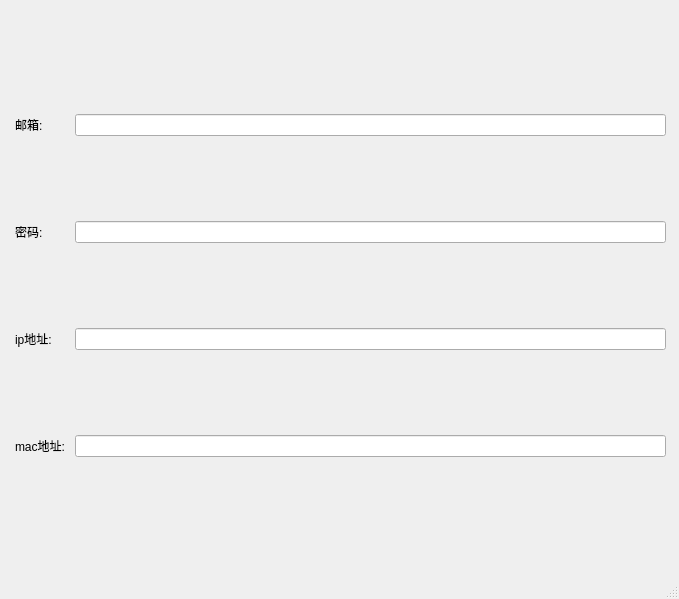
<?xml version="1.0" encoding="UTF-8"?>
<ui version="4.0">
 <class>MainWindow</class>
 <widget class="QMainWindow" name="MainWindow">
  <property name="geometry">
   <rect>
    <x>0</x>
    <y>0</y>
    <width>679</width>
    <height>599</height>
   </rect>
  </property>
  <property name="windowTitle">
   <string>MainWindow</string>
  </property>
  <widget class="QWidget" name="centralwidget">
   <widget class="QWidget" name="gridLayoutWidget">
    <property name="geometry">
     <rect>
      <x>10</x>
      <y>30</y>
      <width>661</width>
      <height>511</height>
     </rect>
    </property>
    <layout class="QGridLayout" name="gridLayout">
     <property name="leftMargin">
      <number>5</number>
     </property>
     <property name="topMargin">
      <number>5</number>
     </property>
     <property name="rightMargin">
      <number>5</number>
     </property>
     <property name="bottomMargin">
      <number>5</number>
     </property>
     <item row="2" column="0">
      <widget class="QLabel" name="pwd_label">
       <property name="text">
        <string>密码: </string>
       </property>
      </widget>
     </item>
     <item row="1" column="0">
      <widget class="QLabel" name="email_label">
       <property name="text">
        <string>邮箱: </string>
       </property>
      </widget>
     </item>
     <item row="2" column="1">
      <widget class="QLineEdit" name="pwd_lineEdit"/>
     </item>
     <item row="4" column="0">
      <widget class="QLabel" name="ip_label">
       <property name="text">
        <string>ip地址: </string>
       </property>
      </widget>
     </item>
     <item row="5" column="0">
      <widget class="QLabel" name="mac_label">
       <property name="text">
        <string>mac地址: </string>
       </property>
      </widget>
     </item>
     <item row="4" column="1">
      <widget class="QLineEdit" name="ip_lineEdit"/>
     </item>
     <item row="1" column="1">
      <widget class="QLineEdit" name="email_lineEdit"/>
     </item>
     <item row="5" column="1">
      <widget class="QLineEdit" name="mac_lineEdit"/>
     </item>
    </layout>
   </widget>
  </widget>
  <widget class="QMenuBar" name="menubar">
   <property name="geometry">
    <rect>
     <x>0</x>
     <y>0</y>
     <width>679</width>
     <height>18</height>
    </rect>
   </property>
  </widget>
  <widget class="QStatusBar" name="statusbar"/>
 </widget>
 <resources/>
 <connections/>
</ui>
